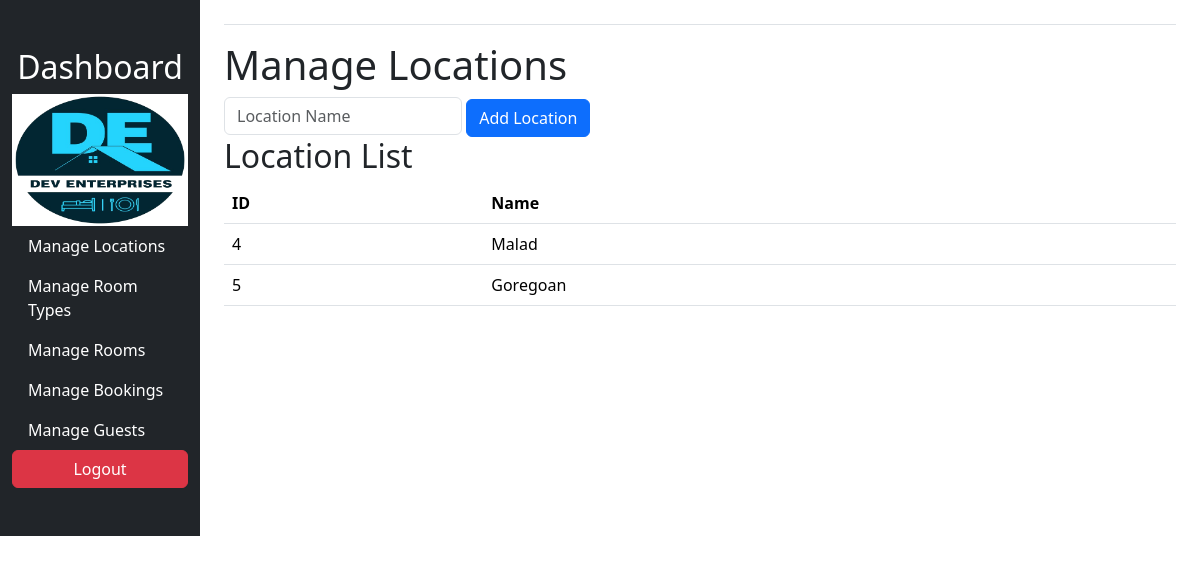
The app's page /admin/dashboard.php?page=manage_locations (signed in) with its own data.
### tables this page shows
CREATE TABLE `locations` (
  `id` int(11) NOT NULL,
  `name` varchar(100) NOT NULL
);

### admin/manage_locations.php (the view, shortened to what this page needs)
<?php
require 'config.php';
$result = $conn->query("SELECT * FROM locations");
?>
<!DOCTYPE html>
<html>
<head>
</head>
<body>
    <h1>Manage Locations</h1>
    <form method="POST" action="manage_locations.php">
        <input type="text" name="name" placeholder="Location Name" class="form-control w-25 d-inline" required>
        <button type="submit" class="btn btn-primary">Add Location</button>
    </form>
    <h2>Location List</h2>
    <table class="table">
        <tr>
            <th>ID</th>
            <th>Name</th>
        </tr>
        <?php while ($row = $result->fetch_assoc()) { ?>
            <tr>
                <td><?php echo $row['id']; ?></td>
                <td><?php echo $row['name']; ?></td>
            </tr>
        <?php } ?>
    </table>
</body>
</html>

### records on screen
locations: id "4", name "Malad"
locations: id "5", name "Goregoan"
